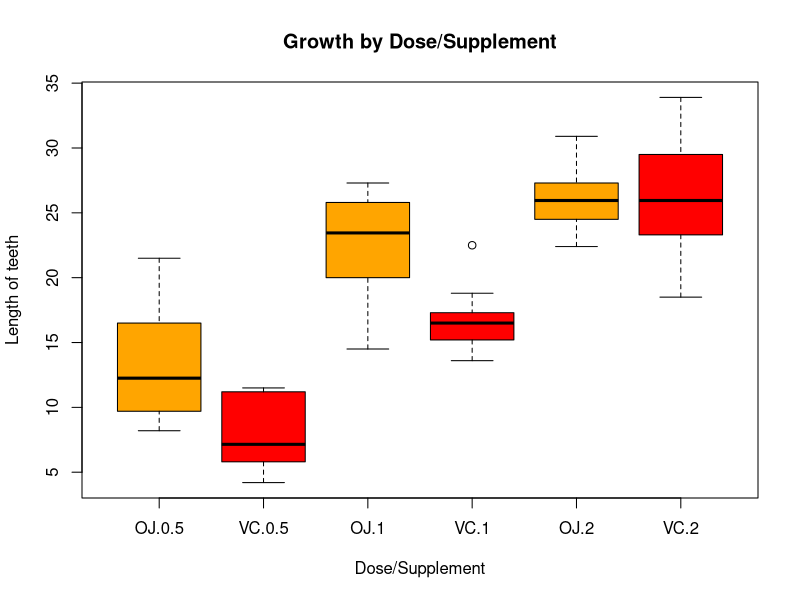

Here is the R script that generated this plot:
## ---- chunk 1
library(datasets)
library(ggplot2)
data("ToothGrowth")
## ---- chunk 2
str(ToothGrowth)
## ---- chunk 3
summary(ToothGrowth)
## ---- chunk 4
boxplot(len ~ supp * dose, data = ToothGrowth, main = "Growth by Dose/Supplement", ylab = "Length of teeth", xlab = "Dose/Supplement", col = c("orange","red"))
## ---- chunk 5
vc_0.5 <- ToothGrowth$len[1:10]
vc_1.0 <- ToothGrowth$len[11:20]
vc_2.0 <- ToothGrowth$len[21:30]
oj_0.5 <- ToothGrowth$len[31:40]
oj_1.0 <- ToothGrowth$len[41:50]
oj_2.0 <- ToothGrowth$len[51:60]
## ---- chunk 6
t.test(oj_0.5, vc_0.5, paired=TRUE)
## ---- chunk 7
t.test(oj_1.0, vc_1.0, paired=TRUE)
## ---- chunk 8
t.test(oj_2.0, vc_2.0, paired=TRUE)
